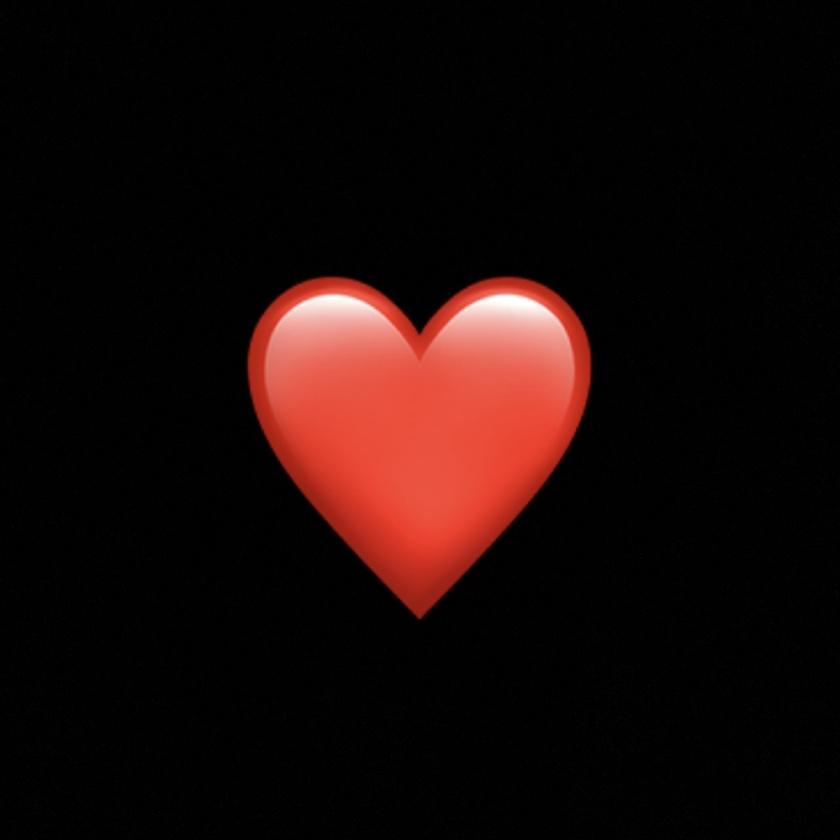
#> input picture resources/heart1.jpg, 840 x 840 px, shrunk from 1284 x 1284 before the run
$ python -i feature_detection.py   (imports and definitions only)   (older library calls are emulated)
#> lines starting #> are read from the running program, lines starting #| are printed output that depends on the picture
#> further down, picture is the input picture: shape (840, 840, 3); mean B, G, R 8.6, 10.3, 25.4
import math
import cv2
import numpy as np
import scipy
from scipy import ndimage, spatial

import transformations

## Helper functions ############################################################


# [15 lines left out: function inbounds, not called in this run]


## Compute Harris Values ############################################################

def computeHarrisValues(srcImage):
    '''
    Input:
        srcImage -- Grayscale input image in a numpy array with
                    values in [0, 1]. The dimensions are (rows, cols).
    Output:
        harrisImage -- numpy array containing the Harris score at
                       each pixel.
        orientationImage -- numpy array containing the orientation of the
                            gradient at each pixel in degrees.
    '''
    height, width = srcImage.shape[:2]
#> height = 840; width = 840

    harrisImage = np.zeros(srcImage.shape[:2])
    orientationImage = np.zeros(srcImage.shape[:2])

    # TODO 1: Compute the harris corner strength for 'srcImage' at
    # each pixel and store in 'harrisImage'. Also compute an
    # orientation for each pixel and store it in 'orientationImage.'
    # TODO-BLOCK-BEGIN

    # (1) pad image to handle edge pixels
    # (2) at each pixel in the image, find the derivatives of the x, y directions using the 3x3 sobel operator

    Ix = cv2.Sobel(srcImage, cv2.CV_64F, 1, 0, ksize=3,
                   borderType=cv2.BORDER_REPLICATE)
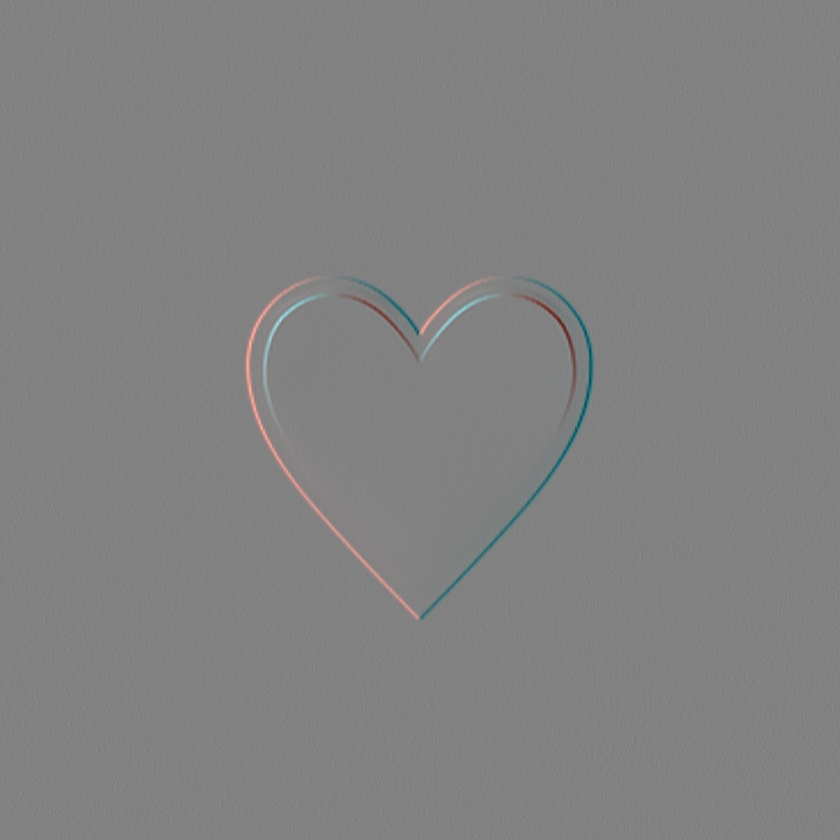
#> Ix: shape (840, 840, 3) float64; mean B, G, R 0, 0, 0; drawn with min black and max white
    Iy = cv2.Sobel(srcImage, cv2.CV_64F, 0, 1, ksize=3,
                   borderType=cv2.BORDER_REPLICATE)
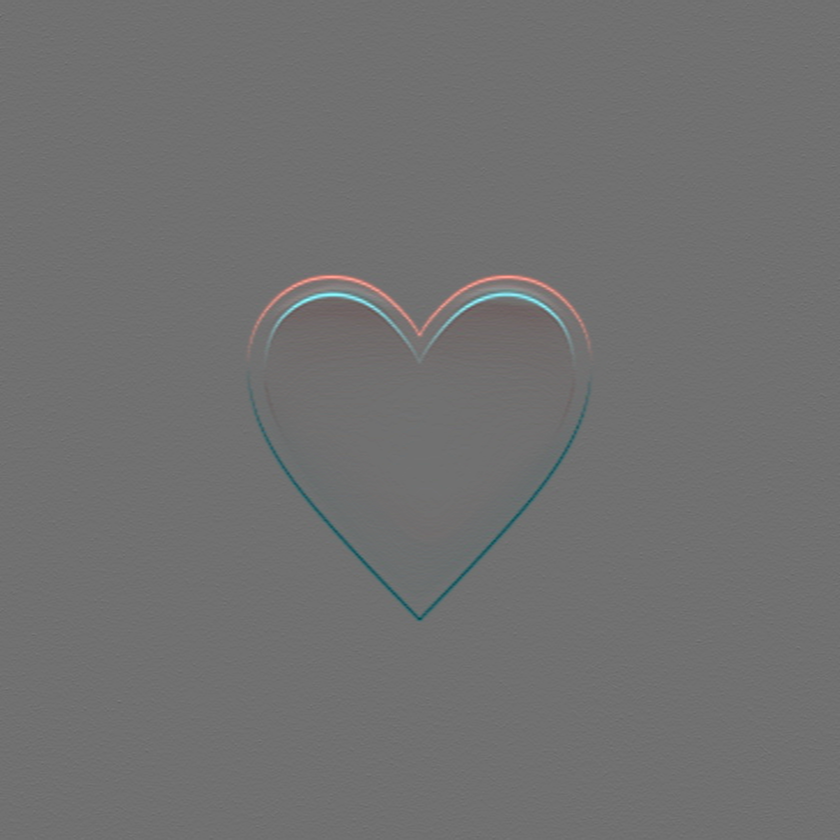
#> Iy: shape (840, 840, 3) float64; mean B, G, R 0, 0, 0; drawn with min black and max white

    # (3) find Ix, Iy, IxIy, Ix^2, Iy^2
    Ix2 = Ix ** 2
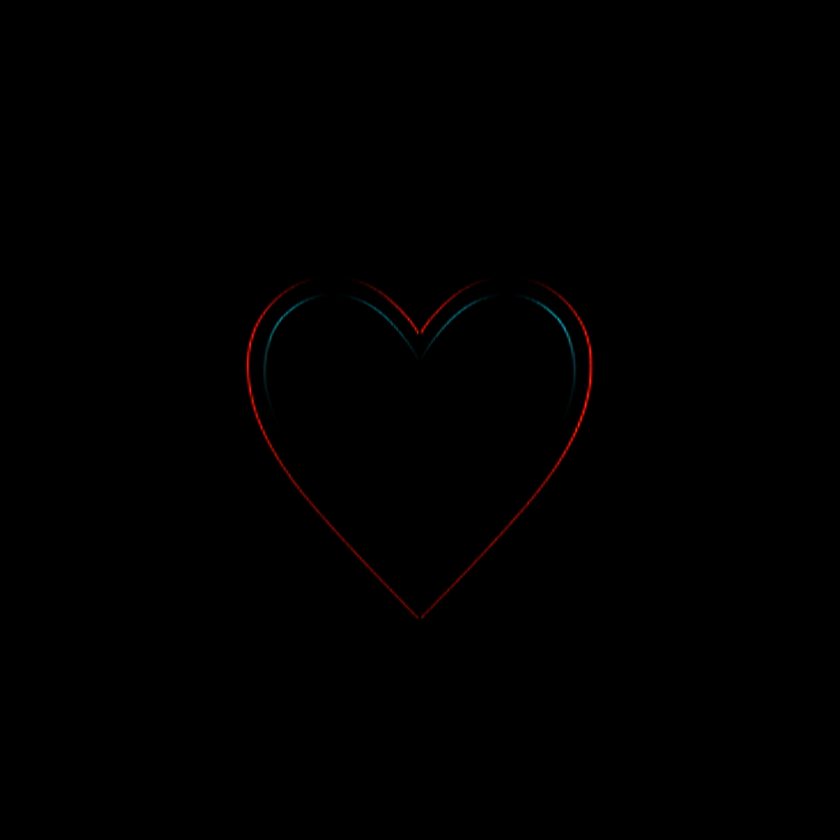
#> Ix2: shape (840, 840, 3) float64; mean B, G, R 90.7, 95, 324.2; drawn with min black and max white
    Iy2 = Iy ** 2
    Ixy = Ix * Iy

    # (4) apply gaussian filter to IxIy, Ix^2, Iy^2
    sigma = 0.5
    ksize = 5

    Ix2_g = cv2.GaussianBlur(Ix2, (ksize, ksize), sigma)
    Iy2_g = cv2.GaussianBlur(Iy2, (ksize, ksize), sigma)
    Ixy_g = cv2.GaussianBlur(Ixy, (ksize, ksize), sigma)

    # (5) calculate Harris score
    det = Ix2_g * Iy2_g - Ixy_g * Ixy_g
    trace = Ix2_g + Iy2_g

    k = 0.1
    harrisImage = det - k * (trace ** 2)
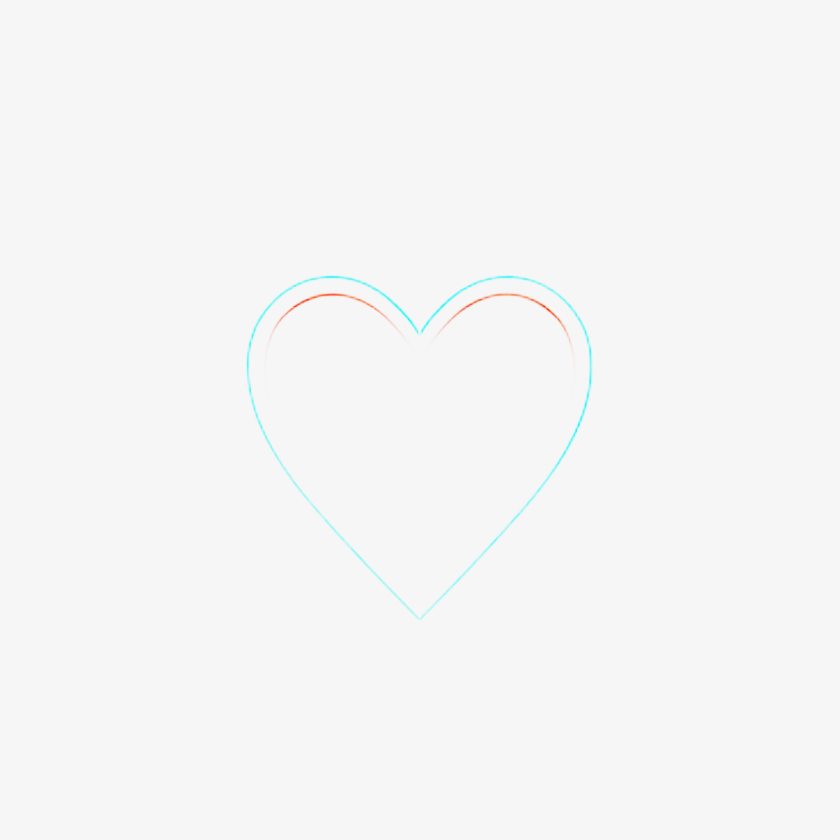
#> harrisImage: shape (840, 840, 3) float64; mean B, G, R -1260481.3, -1004891.9, -4111667.7; drawn with min black and max white

    # (6) calculate orientation degrees
    grad_orientation = np.arctan2(Ix, Iy)
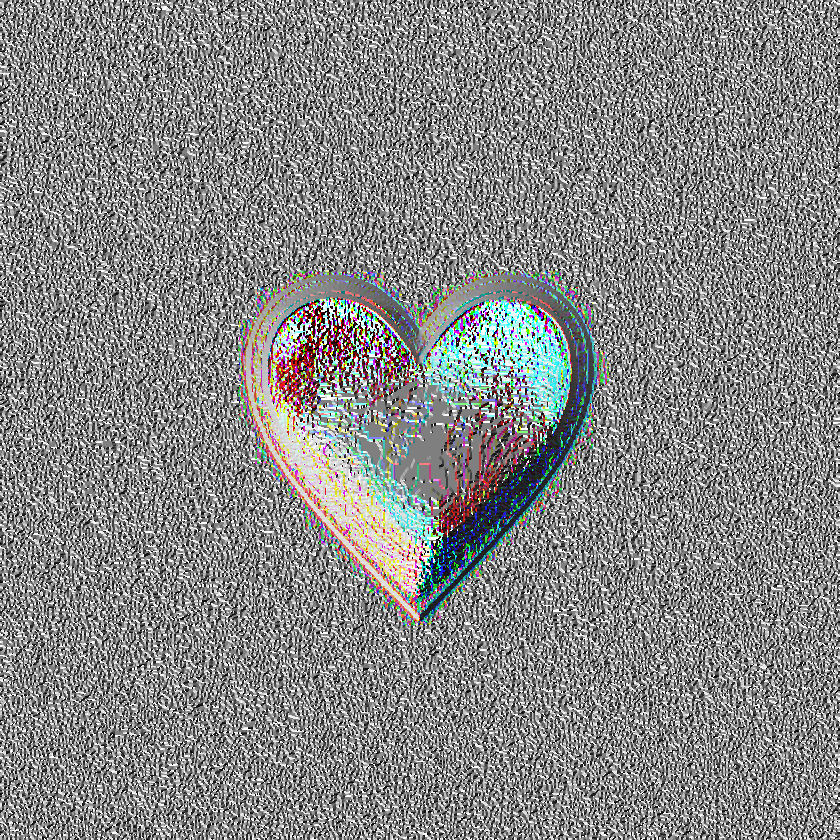
#> grad_orientation: shape (840, 840, 3) float64; mean B, G, R 0.18, 0.185, 0.172; drawn with min black and max white
    orientationImage = np.degrees(grad_orientation)

    # TODO-BLOCK-END

    return harrisImage, orientationImage


## Compute Corners From Harris Values ############################################################


# [211 lines left out: functions computeLocalMaximaHelper, detectCorners, computeMOPSDescriptors, produceMatches, not called in this run]

>>> import cv2
>>> picture = cv2.imread('resources/heart1.jpg')
>>> result = computeHarrisValues(picture)

$ run again, on resources/heart2.jpg
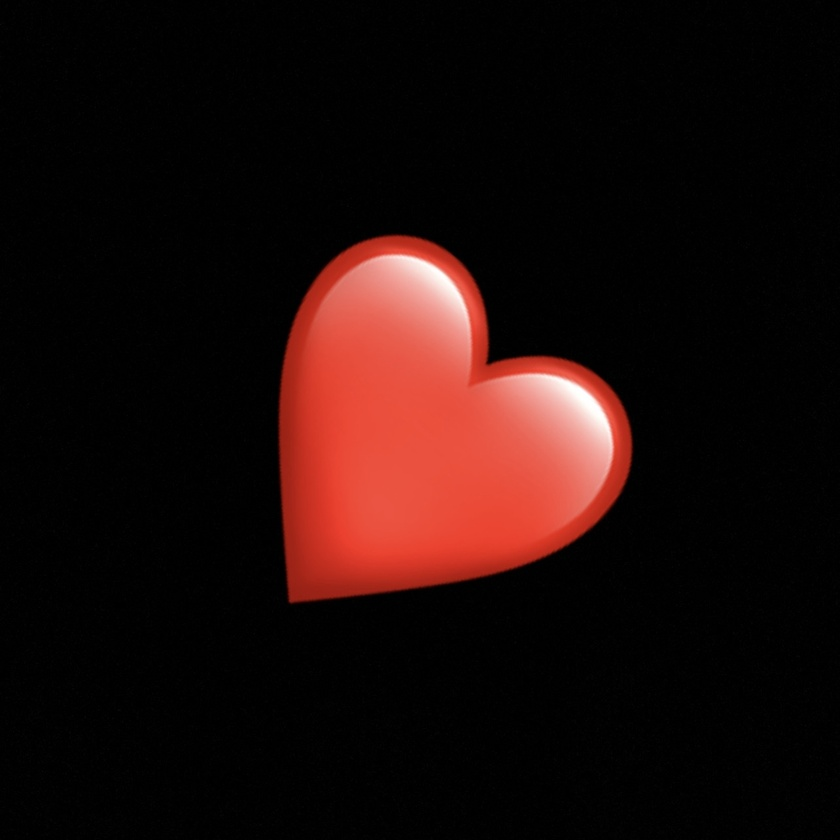
#> input picture resources/heart2.jpg, 840 x 840 px, shrunk from 1284 x 1284 before the run
#> picture is the input picture: shape (840, 840, 3); mean B, G, R 9.9, 11.9, 29.8
#> in computeHarrisValues, `harrisImage = det - k * (trace ** 2)`:
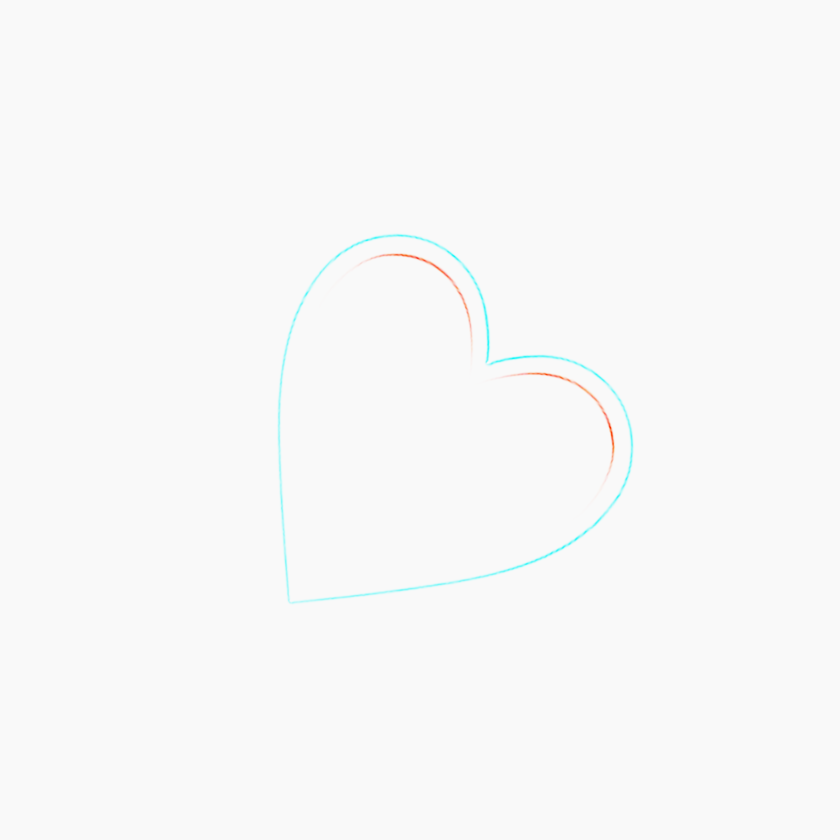
#> harrisImage: shape (840, 840, 3) float64; mean B, G, R -1217744.4, -943305.6, -3972360.8; drawn with min black and max white
#> in computeHarrisValues, `grad_orientation = np.arctan2(Ix, Iy)`:
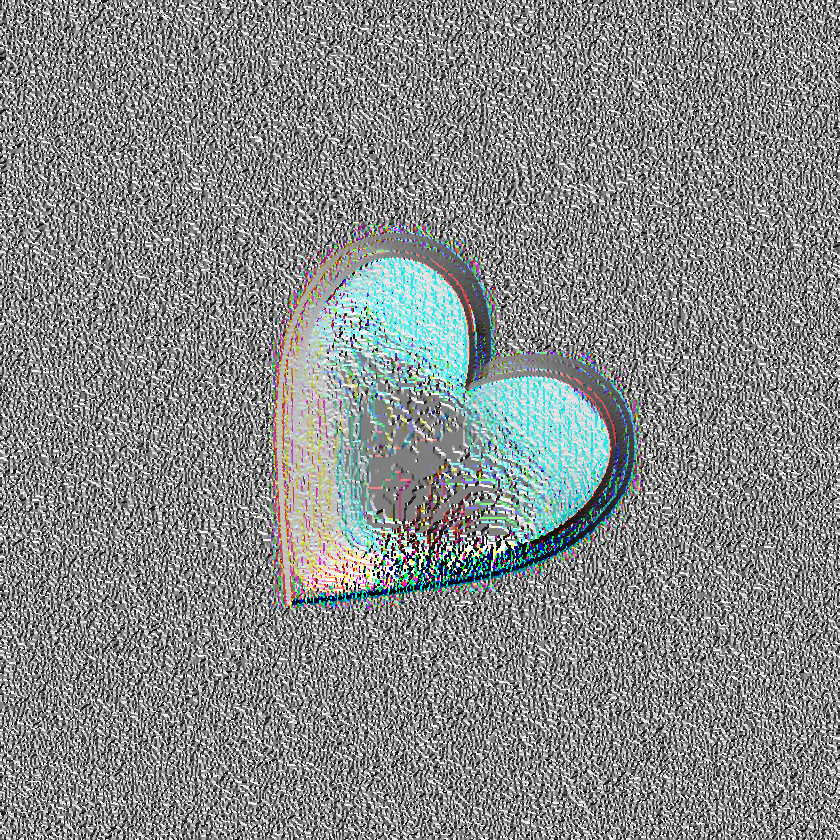
#> grad_orientation: shape (840, 840, 3) float64; mean B, G, R 0.255, 0.26, 0.187; drawn with min black and max white
